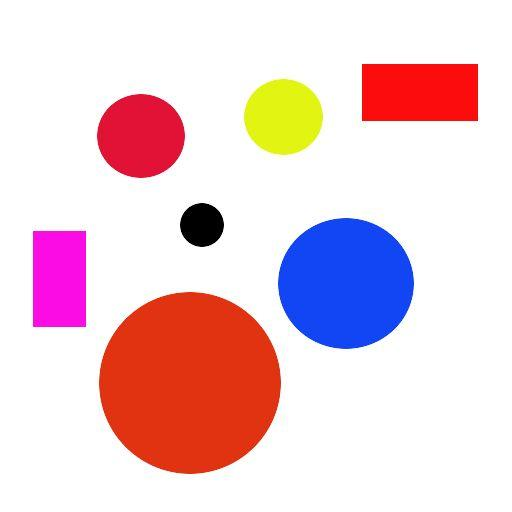
#> input picture day6-programming-assign/img3.jpg, 512 x 512 px
$ python hcircles.py
#> lines starting #> are read from the running program, lines starting #| are printed output that depends on the picture; after the words box and inside, x2 and y2 are one past the last pixel; in counts of white or black regions, pixels touching at a corner belong together
import cv2
import numpy as np
img = cv2.imread('img3.jpg',0)
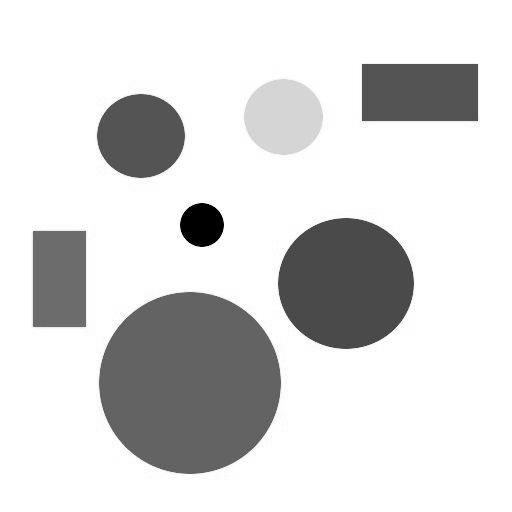
#> img: shape (512, 512); min 0, max 255, mean 216.6

gray = img.copy()
edges = cv2.Canny(gray,50,150, apertureSize = 3)
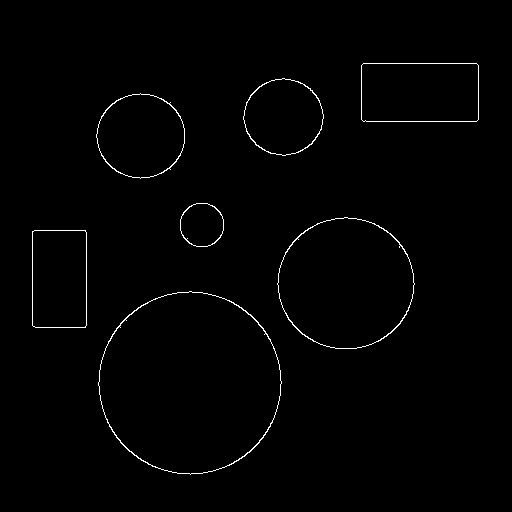
#> edges: shape (512, 512); 0.97% white in thin lines or dots, all inside (x1, y1, x2, y2) = (32, 63, 479, 475)
minLineLength = 100
maxLineGap = 10
lines = cv2.HoughLinesP(edges,1,np.pi/180,100,minLineLength, maxLineGap)
#> lines = [[366, 121, 476, 121], [363, 63, 476, 63]]
for x1,y1,x2,y2 in lines[0]:
    cv2.line(img,(x1,y1),(x2,y2),(0,255,0),2)
#> this loop made 1 pass
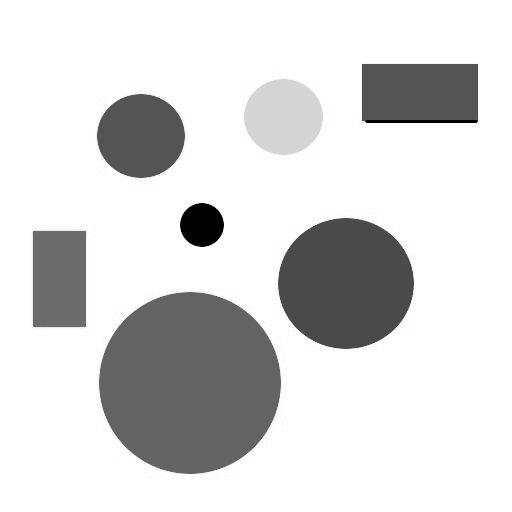
#> img: shape (512, 512); 0.13% of pixels changed, all inside (x1, y1, x2, y2) = (365, 120, 478, 123)

img = cv2.medianBlur(img,5)
cimg = cv2.cvtColor(img,cv2.COLOR_GRAY2BGR)
circles = cv2.HoughCircles(img,cv2.HOUGH_GRADIENT,1,20,
param1=50,param2=30,minRadius=0,maxRadius=0)
#> circles = [[188.5, 381.5, 90.2], [347.5, 283.5, 65.4], [282.5, 116.5, 37.8], [141.5, 135.5, 42.7], [201.5, 223.5, 21.6]]
circles = np.uint16(np.around(circles))
#> circles = [[188, 382, 90], [348, 284, 65], [282, 116, 38], [142, 136, 43], [202, 224, 22]]
for i in circles[0,:]:
# draw the outer circle
    cv2.circle(cimg,(i[0],i[1]),i[2],(0,255,0),2)
# draw the center of the circle
    cv2.circle(cimg,(i[0],i[1]),2,(0,0,255),3)
#> this loop made 5 passes
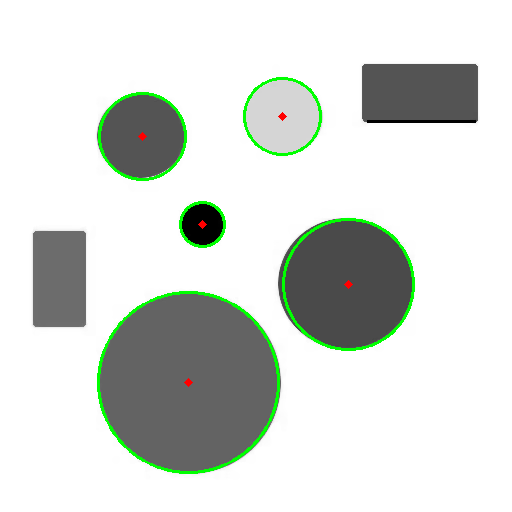
#> cimg: shape (512, 512, 3); mean B, G, R 213.4, 218.2, 213.6

cv2.imshow('detected circles',cimg)
cv2.imshow('detected polygons', img)
cv2.waitKey(0)
cv2.destroyAllWindows()
